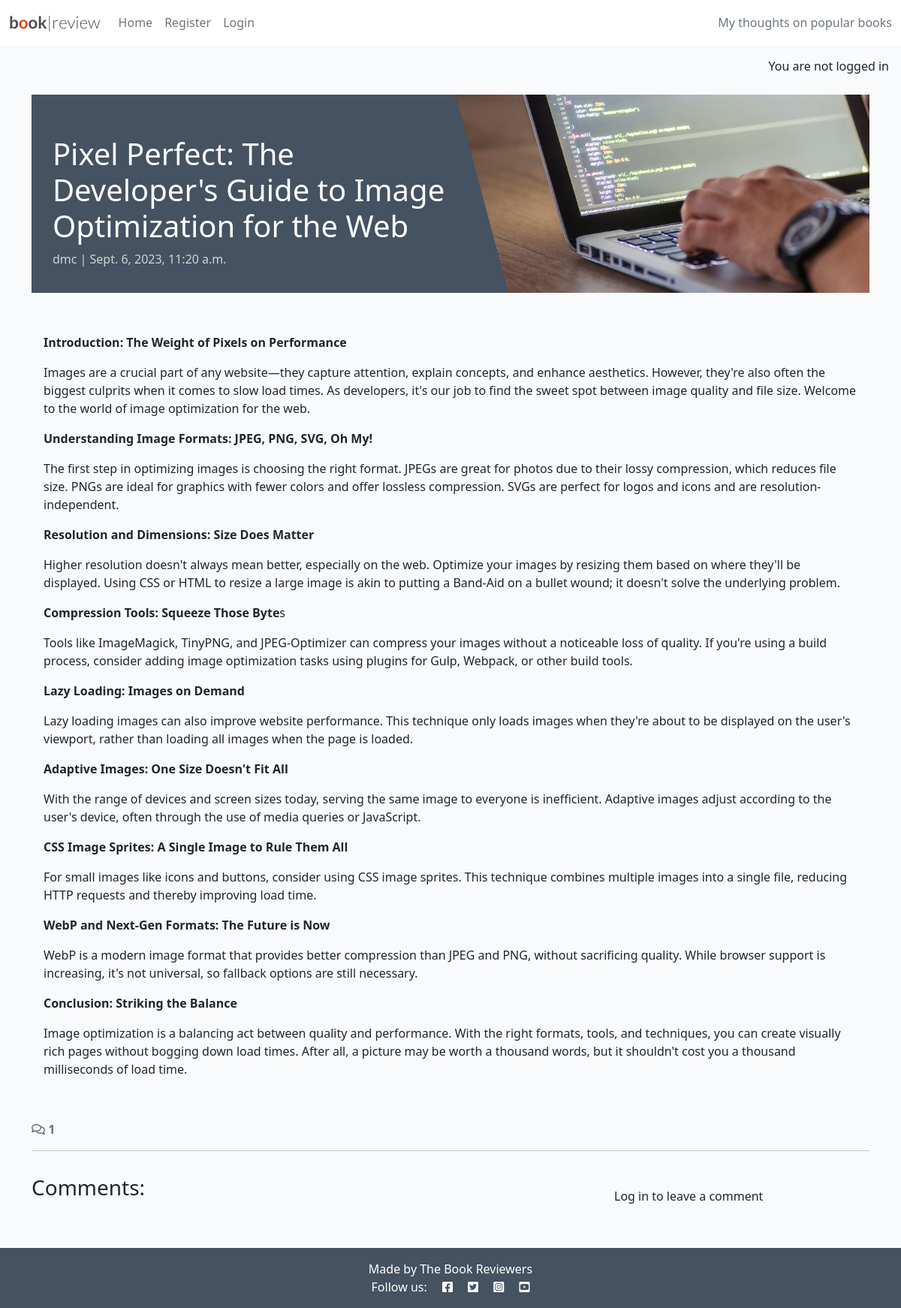
The app's page /pixel-perfect-the-developers-guide-to-image-optimization-for-the-web/ with its own data.
### blog/models.py (models this page shows, shortened)
class Post(models.Model):
    title = models.CharField(max_length=200, unique=True)
    slug = models.SlugField(max_length=200, unique=True)
    author = models.ForeignKey(User, on_delete=models.CASCADE, related_name="blog_posts", default='DMC')
    content = models.TextField()
    created_on = models.DateTimeField(auto_now_add=True)
    status = models.IntegerField(choices=STATUS, default=0)
    updated_on = models.DateTimeField(auto_now=True)
    class Meta:
        ordering = ["-created_on"]

### blog/views.py (the view, shortened to what this page needs)
# urls.py: path('<slug:slug>/', views.post_detail, name='post_detail'),
def post_detail(request, slug):
    queryset = Post.objects.filter(status=1)
    post = get_object_or_404(queryset, slug=slug)
    comments = "comment 1"
    comment_count = post.comments.filter(approved=True).count()
    comment_form = CommentForm()
    print("render template")
    return render(
            request,
            "blog/post_detail.html",
            {
                "post": post,
                "comments": comments,
                "comment_count": comment_count,
                "comment_form": comment_form,
            },
        )

### blog/templates/blog/post_detail.html (shortened to what this page needs)
{% extends 'base.html' %} {% block content %}
{% load static %}
{% load crispy_forms_tags %}
<div class="masthead">
    <div class="container">
        <div class="row g-0">
            <div class="col-md-6 masthead-text">
                <h1 class="post-title">{{ post.title }}</h1>
                <p class="post-subtitle">{{ post.author }} | {{ post.created_on }}</p>
            </div>
            <div class="d-none d-md-block col-md-6 masthead-image">
                <img src="{% static 'images/default.jpg' %}" class="scale" alt="placeholder">
            </div>
        </div>
    </div>
</div>
<div class="container">
    <div class="row">
        <div class="col card mb-4  mt-3 left  top">
            <div class="card-body">
                <p class="card-text">
                    {{ post.content | safe }}
                </p>
            </div>
        </div>
    </div>
    <div class="row">
        <div class="col-12">
            <strong class="text-secondary">
                <i class="far fa-comments"></i> {{ comment_count }}
            </strong>
        </div>
        <div class="col-12">
            <hr>
        </div>
    </div>
    <div class="row">
        <div class="col-md-8 card mb-4  mt-3 ">
            <h3>Comments:</h3>
            <div class="card-body">
            </div>
        </div>
        <div class="col-md-4 card mb-4  mt-3 ">
            <div class="card-body">
                {% if user.is_authenticated %}
                <h3>Leave a comment:</h3>
                <p>Posting as: {{ user.username }}</p>
                <form id="commentForm" method="post" style="margin-top: 1.3em;">
                    {{ comment_form | crispy }}
                    {% csrf_token %}
                    <button id="submitButton" type="submit" class="btn btn-signup btn-lg">Submit</button>
                </form>
                {% else %}
                <p>Log in to leave a comment</p>
                {% endif %}
            </div>
        </div>
    </div>
</div>
{% endblock content %}

### static/css/style.css (style rules this page uses)
body { background-color: #F9FAFC; }
.main-bg { background-color: #F9FAFC; }
.card { border: none; background-color: transparent; }
.scale { width: 100%; height: auto; }
.masthead { margin-top: 10px; overflow: hidden; position: relative; display: inline-block; height: 33vh; width: 100%; }
.masthead-text { background-color: #445261; color: white; position: relative; }
.masthead-image { position: relative; overflow: hidden; }
.masthead-image:after { content: ""; position: absolute; top: 0; right: 90%; height: 100%; width: 150%; background: #445261; -webkit-transform: skew(15deg); -moz-transform: skew(15deg); transform: skew(15deg); z-index: 100; }
.post-title { margin-top: 10%; margin-left: 5%; }
.post-subtitle { margin-left: 5%; color: lightgray; }

### records on screen
Post: title "Pixel Perfect: The Developer's Guide to Image Optimization for the Web", author "dmc", created_on "Sept. 6, 2023, 11:20 a.m.", content "Introduction: The Weight of Pixels on Performance Images are a crucial part of any website—they capture attention, explain concepts, and enhance aesthetics. However, they're also often the biggest culprits when it comes to slow load times. As developers, it's our job to find the sweet spot between image quality and file size. Welcome to the world of image optimization for the web. Understanding Image Formats: JPEG, PNG, SVG, Oh My! The first step in optimizing images is choosing the right format. JPEGs are great for photos due to their lossy compression, which reduces file size. PNGs are ideal for graphics with fewer colors and offer lossless compression. SVGs are perfect for logos and…"

### other values on screen
{{ comment_count }} "1"
